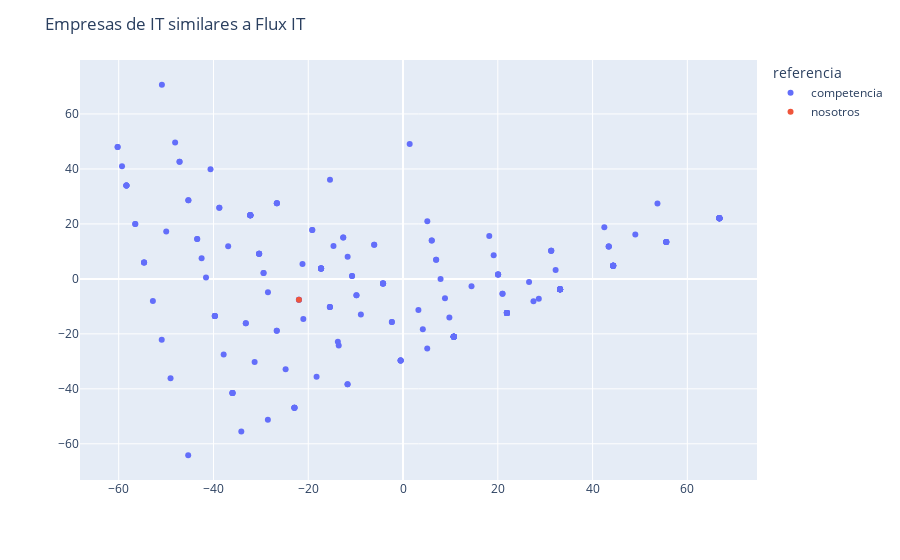

Source (notebook cell):
### Code cell
fig = px.scatter(companies_client_focus_pca,
                 x="0",
                 y="1", 
                 color="referencia", 
                hover_name="company_name",
                hover_data=["enterprise", "midmarket", "small_business"])
fig.update_layout(title='Empresas de IT similares a Flux IT', xaxis_title="", yaxis_title="")
fig.show()

### Figure 1 — Plotly figure (JSON) as saved in the notebook; plotly's stock layout.template omitted (floating-point values rounded to 4 significant figures; data arrays with more than 128 entries replaced by an {"elided": "..."} marker saying what was removed)
{"data": [{"customdata": {"elided": "222x3 str values"}, "hovertemplate": "<b>%{hovertext}</b><br><br>referencia=competencia<br>0=%{x}<br>1=%{y}<br>enterprise=%{customdata[0]}<br>midmarket=%{customdata[1]}<br>small_business=%{customdata[2]}<extra></extra>", "hovertext": {"elided": "222 str values"}, "legendgroup": "competencia", "marker": {"color": "#636efa", "symbol": "circle"}, "mode": "markers", "name": "competencia", "orientation": "v", "showlegend": true, "type": "scatter", "x": {"elided": "222 float values"}, "xaxis": "x", "y": {"elided": "222 float values"}, "yaxis": "y"}, {"customdata": [["25%", "50%", "25%"]], "hovertemplate": "<b>%{hovertext}</b><br><br>referencia=nosotros<br>0=%{x}<br>1=%{y}<br>enterprise=%{customdata[0]}<br>midmarket=%{customdata[1]}<br>small_business=%{customdata[2]}<extra></extra>", "hovertext": ["Flux IT"], "legendgroup": "nosotros", "marker": {"color": "#EF553B", "symbol": "circle"}, "mode": "markers", "name": "nosotros", "orientation": "v", "showlegend": true, "type": "scatter", "x": [-21.97], "xaxis": "x", "y": [-7.562], "yaxis": "y"}], "layout": {"legend": {"title": {"text": "referencia"}, "tracegroupgap": 0}, "margin": {"t": 60}, "title": {"text": "Empresas de IT similares a Flux IT"}, "xaxis": {"anchor": "y", "domain": [0, 1], "title": {"text": ""}}, "yaxis": {"anchor": "x", "domain": [0, 1], "title": {"text": ""}}}}
